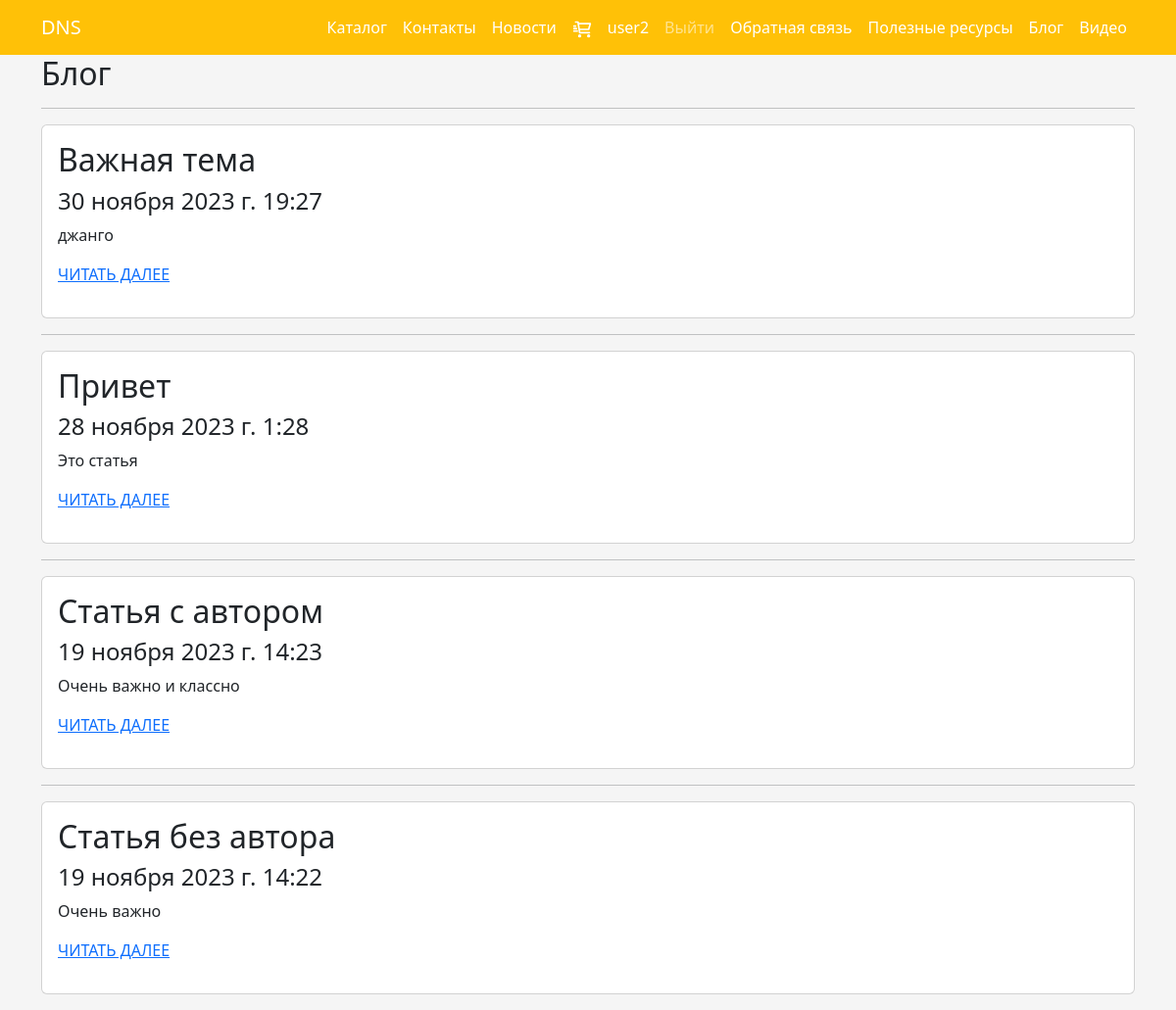
Page /blog/ (signed in) on the committed database.
### store/models.py (models this page shows, shortened)
class Blog(models.Model):
    title = models.CharField(max_length=100, unique_for_date='posted', verbose_name='Заголовок')
    author = models.ForeignKey(User, null=True, blank=True, on_delete=models.SET_NULL, verbose_name="Автор")
    description = models.TextField(verbose_name='Краткое содержание')
    content = models.TextField(verbose_name='Полное содержание')
    posted = models.DateTimeField(default=datetime.now(), db_index=True, verbose_name='Опубликована')
    image = models.FileField(default="temp.jpg", verbose_name='Путь к картинке')
    class Meta:
        db_table = 'Posts'
        ordering = ['-posted']
        verbose_name = 'статья блога'
        verbose_name_plural = 'статья блога'

### store/views.py (the view)
# urls.py: 2. Add a URL to urlpatterns:  path('blog/', include('blog.urls'))
def blog(request):
    posts = Blog.objects.all()
    assert isinstance(request, HttpRequest)
    return render(
        request,
        'store/blog.html',
        {
            'title': 'Блог',
            'posts': posts,
            'year': datetime.now().year,
        }
    )

### store/templates/store/blog.html
{% extends 'store/main.html' %}
{% load static %}
{% block content %}
    <h2>{{ title }}</h2>
    {% for post in posts %}
        <hr/>
        <div class="col-md-12">
            <div class="card mb-3">
                <div class="card-body">
                    <h2 class="card-title">{{ post.title }}</h2>
                    <h4>{{ post.posted }}</h4>
                    <p class="card-text">{{ post.description }}</p>
                    <p><a href="{% url 'blogpost' parametr=post.id %}">ЧИТАТЬ ДАЛЕЕ</a></p>
                </div>
            </div>
        </div>
    {% endfor %}
{% endblock %}

### store/templates/store/main.html (shortened to what this page needs)
<!DOCTYPE html>
{% load static %}
<html lang="en">
<head>
    <link href="https://cdn.jsdelivr.net/npm/bootstrap@5.3.2/dist/css/bootstrap.min.css" rel="stylesheet"
>
    <link rel="stylesheet" type="text/css" href="{% static 'css/main.css' %}">
</head>
<body>
<nav class="navbar bg-warning navbar-expand-lg" data-bs-theme="dark">
    <div class="container">
        <a class="navbar-brand" href={% url 'store' %}>DNS</a>
        <div class="d-flex justify-content-center">
            <div class="collapse navbar-collapse" id="navbarSupportedContent">
                <ul class="navbar-nav me-auto mb-2 mb-lg-0">
                    <li class="nav-item">
                        <a class="nav-link active" aria-current="page" href={% url 'catalog' %}>Каталог</a>
                    </li>
                    <li class="nav-item">
                        <a class="nav-link active" aria-current="page" href={% url 'contact' %}>Контакты</a>
                    </li>
                    <li class="nav-item dropdown">
                        <a class="nav-link active" aria-current="page" href={% url 'news' %}>Новости</a>
                    </li>
                    <li class="nav-item dropdown">
                        <a class="nav-link active" aria-current="page" href={% url 'cart' %}>
                            <img src="{% static 'images/cart.svg' %}" alt="cart" width="20" height="20">
                    </li>
                    {% if user.is_authenticated %}
                        <li class="nav-item dropdown">
                            <a class="nav-link active" href={% url 'store' %}>{{ user.username }}</a>
                        </li>
                        <li class="nav-item">
                            <a class="nav-link" href="{% url 'logout' %}">Выйти</a>
                        </li>
                    {% endif %}
                    <li class="nav-item dropdown">
                        <a class="nav-link active" aria-current="page" href={% url 'pool' %}>
                            Обратная связь
                    </li>
                    <li class="nav-item dropdown">
                        <a class="nav-link active" aria-current="page" href={% url 'resurs' %}>
                            Полезные ресурсы
                    </li>
                    <li class="nav-item dropdown">
                        <a class="nav-link active" aria-current="page" href={% url 'blog' %}>
                            Блог
                    </li>
                    <li class="nav-item dropdown">
                        <a class="nav-link active" aria-current="page" href={% url 'videopost' %}>
                            Видео
                    </li>
                </ul>
            </div>
        </div>
    </div>
</nav>
<div class="container">
    {% block content %}
    {% endblock %}
</div>
</body>
</html>

### static/css/main.css (style rules this page uses)
body { background-color: whitesmoke; }

### rows in the picture
Blog: title "Важная тема", posted "30 ноября 2023 г. 19:27", description "джанго"
Blog: title "Привет", posted "28 ноября 2023 г. 1:28", description "Это статья"
Blog: title "Статья с автором", posted "19 ноября 2023 г. 14:23", description "Очень важно и классно"
Blog: title "Статья без автора", posted "19 ноября 2023 г. 14:22", description "Очень важно"

### other values in the picture
{{ user.username }} "user2"
{{ title }} "Блог"
